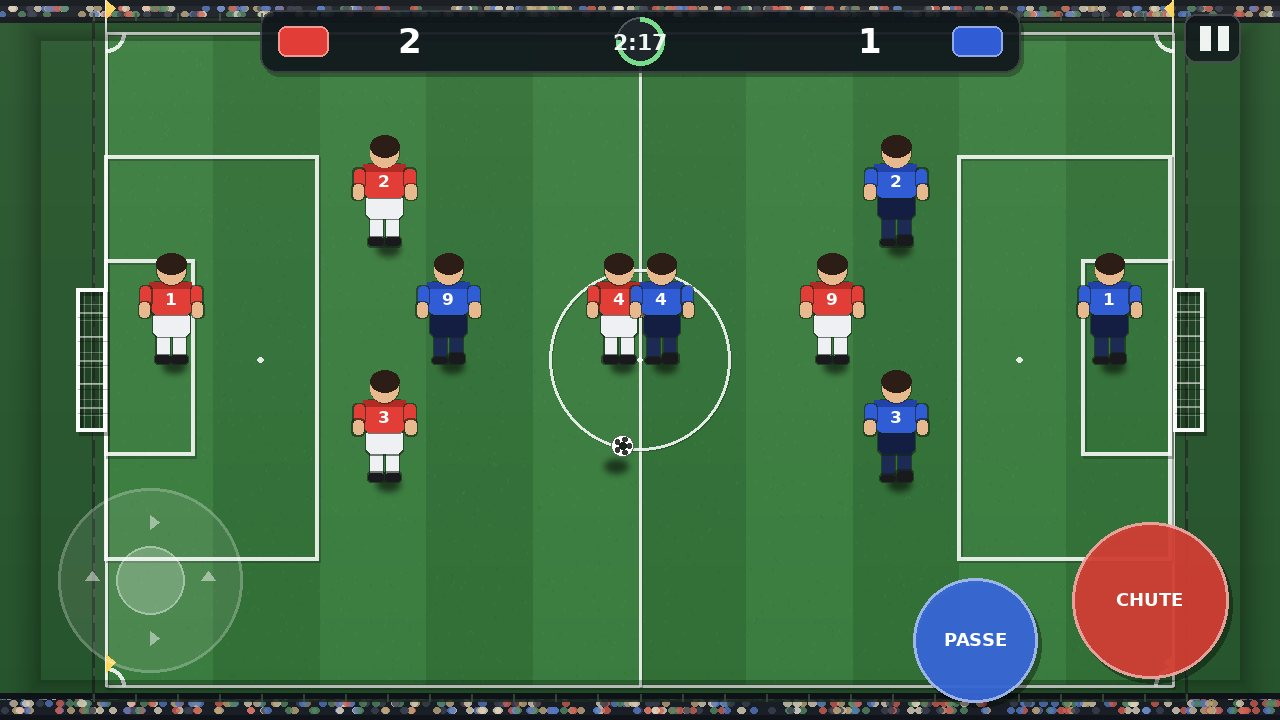

The script that saved this image:
#!/usr/bin/env python3
# -*- coding: utf-8 -*-
"""
Retrato do GoalBlade — desenha UM QUADRO do jogo para conferir o visual antes de portar
para o Godot. A geometria é a mesma que o jogo vai usar (campo 620x380, câmera de cima
mostrando o campo inteiro), então este arquivo funciona como "spec" do visual.

Uso: python3 retrato.py  ->  gera retrato.png
"""
import math, random
from PIL import Image, ImageDraw, ImageFilter, ImageFont

W, H = 1280, 720
FW, FH = 620.0, 380.0          # campo (unidades de jogo)
ZOOM = 1.72                    # câmera de cima: campo inteiro (gol na esquerda/direita)
S = ZOOM

def fs(x, y):
    return ((x - FW / 2.0) * ZOOM + W / 2.0, (y - FH / 2.0) * ZOOM + H / 2.0)

def rect(x, y, w, h):
    a = fs(x, y); b = fs(x + w, y + h)
    return [a[0], a[1], b[0], b[1]]

# ---------------------------------------------------------------- cores
GRAMA1 = (58, 124, 63)
GRAMA2 = (49, 111, 55)
GRAMA_BORDA = (34, 78, 39)
APRON = (26, 58, 31)
LINHA = (255, 255, 255, 220)
LINHA_SOMBRA = (18, 40, 22, 90)
CAMISA = [(226, 62, 55), (48, 92, 214)]
CAMISA_ESC = [(176, 42, 38), (34, 66, 168)]
CALCAO = [(238, 240, 244), (20, 30, 66)]
MEIA = [(238, 240, 244), (28, 42, 84)]
PELE = (232, 185, 142)
CABELO = (44, 30, 22)
BOTA = (26, 26, 30)

fonte_num = ImageFont.truetype("/usr/share/fonts/truetype/dejavu/DejaVuSans-Bold.ttf", int(9 * ZOOM * 1.85 * 0.62))
fonte_hud = ImageFont.truetype("/usr/share/fonts/truetype/dejavu/DejaVuSans-Bold.ttf", 34)
fonte_hud2 = ImageFont.truetype("/usr/share/fonts/truetype/dejavu/DejaVuSans-Bold.ttf", 22)
fonte_botao = ImageFont.truetype("/usr/share/fonts/truetype/dejavu/DejaVuSans-Bold.ttf", 18)

def rr(d, box, r, fill=None, outline=None, width=1):
    d.rounded_rectangle(box, radius=r, fill=fill, outline=outline, width=width)

# ---------------------------------------------------------------- campo
def desenhar_campo(img):
    d = ImageDraw.Draw(img, "RGBA")
    d.rectangle([0, 0, W, H], fill=(18, 34, 22))
    # entorno de grama (fora das linhas)
    d.rectangle(rect(-70, -60, FW + 140, FH + 120), fill=(38, 84, 44))
    # arquibancadas (topo e base): degraus escuros com torcida
    rnd = random.Random(11)
    for topo in (True, False):
        y0 = max(0.0, fs(0, -44)[1]) if topo else min(float(H), fs(0, FH + 4)[1])
        y1 = fs(0, -6)[1] if topo else min(float(H), fs(0, FH + 46)[1])
        d.rectangle([0, y0, W, y1], fill=(26, 30, 38))
        for linha in range(3):
            yy = y0 + (y1 - y0) * (linha + 0.5) / 4.0
            for _ in range(190):
                xx = rnd.uniform(0, W)
                cor = rnd.choice([(214, 96, 84), (86, 122, 198), (228, 216, 192), (86, 138, 100), (196, 172, 128), (60, 66, 82)])
                r = 3.6
                d.ellipse([xx - r, yy - r * 0.8, xx + r, yy + r * 0.8], fill=cor + (200,))
        d.rectangle([0, y0, W, y0 + 5], fill=(16, 20, 26))
        d.rectangle([0, y1 - 5, W, y1], fill=(16, 20, 26))
    # cerca em volta do campo
    for (a, b) in [((-8, -8), (FW + 8, -8)), ((-8, FH + 8), (FW + 8, FH + 8)),
                   ((-8, -8), (-8, FH + 8)), ((FW + 8, -8), (FW + 8, FH + 8))]:
        d.line([*fs(*a), *fs(*b)], fill=(30, 44, 34, 220), width=3)
    for k in range(0, 27):
        t = k / 26.0
        # postes da cerca (laterais e fundos), como marcas curtas
        for (px_, py_) in [(-8, -8 + t * (FH + 16)), (FW + 8, -8 + t * (FH + 16)),
                           (-8 + t * (FW + 16), -8), (-8 + t * (FW + 16), FH + 8)]:
            p2 = fs(px_, py_)
            d.line([p2[0], p2[1] - 6, p2[0], p2[1] + 1], fill=(58, 80, 62, 230), width=2)
    # grama com listras de corte
    faixa = FW / 10.0
    for i in range(10):
        cor = GRAMA2 if i % 2 else GRAMA1
        d.rectangle(rect(i * faixa, 0, faixa, FH), fill=cor)
    # textura (fios de grama) determinística
    rnd = random.Random(7)
    for _ in range(2600):
        x = rnd.uniform(0, FW); y = rnd.uniform(0, FH)
        px, py = fs(x, y)
        tom = (0, 0, 0, 16) if rnd.random() < 0.5 else (255, 255, 255, 12)
        d.line([px, py, px + rnd.choice([-1.4, 1.4]), py - 2.0], fill=tom, width=1)
    # sombra suave nas bordas do campo (profundidade)
    d.rectangle(rect(0, 0, FW, FH), outline=(0, 0, 0, 40), width=3)

    def linha(p1, p2, largura=2.0*S):
        d.line([fs(*p1)[0] + 1.2, fs(*p1)[1] + 1.2, fs(*p2)[0] + 1.2, fs(*p2)[1] + 1.2], fill=LINHA_SOMBRA, width=int(largura))
        d.line([*fs(*p1), *fs(*p2)], fill=LINHA, width=int(largura))

    def circulo(c, r, largura=2.0*S):
        b = rect(c[0]-r, c[1]-r, r*2, r*2)
        d.ellipse([b[0]+1.2, b[1]+1.2, b[2]+1.2, b[3]+1.2], outline=LINHA_SOMBRA, width=int(largura))
        d.ellipse([b[0], b[1], b[2], b[3]], outline=LINHA, width=int(largura))

    # contorno, meio, círculo e marca central
    linha((0, 0), (FW, 0)); linha((0, FH), (FW, FH))
    linha((0, 0), (0, FH)); linha((FW, 0), (FW, FH))
    linha((FW/2, 0), (FW/2, FH))
    circulo((FW/2, FH/2), FW*0.085)
    d.ellipse(rect(FW/2 - 1.4, FH/2 - 1.4, 2.8, 2.8), fill=LINHA)
    # áreas
    AW, AH = FW*0.20, FH*0.62
    SW, SH = AW*0.42, FH*0.30
    for lado in (0, 1):
        x0 = 0 if lado == 0 else FW - AW
        d.rectangle(rect(x0, FH/2 - AH/2, AW, AH), outline=LINHA_SOMBRA, width=int(2.6*S))
        d.rectangle(rect(x0 - 1.2, FH/2 - AH/2 - 1.2, AW, AH), outline=LINHA, width=int(2.6*S))
        x0s = 0 if lado == 0 else FW - SW
        d.rectangle(rect(x0s, FH/2 - SH/2, SW, SH), outline=LINHA_SOMBRA, width=int(2.6*S))
        d.rectangle(rect(x0s - 1.2, FH/2 - SH/2 - 1.2, SW, SH), outline=LINHA, width=int(2.6*S))
        marca = AW*0.72 if lado == 0 else FW - AW*0.72
        d.ellipse(rect(marca-1.6, FH/2-1.6, 3.2, 3.2), fill=LINHA)
    # arcos de canto
    rc = FW*0.018
    for (cx, cy), a0, a1 in [((0,0),0,90), ((FW,0),90,180), ((0,FH),270,360), ((FW,FH),180,270)]:
        px, py = fs(cx, cy)
        d.arc([px - rc*S, py - rc*S, px + rc*S, py + rc*S], a0, a1, fill=LINHA, width=int(2.4*S))
    return d

def desenhar_gols(d, sombras):
    gh = FH*0.22; depth = FW*0.028
    for lado in (0, 1):
        x = 0.0 if lado == 0 else FW
        sinal = -1 if lado == 0 else 1
        topo = FH/2 - gh/2
        # área do gol mais escura
        d.rectangle(rect(min(x, x+sinal*depth), topo, depth, gh), fill=(12, 30, 16, 110))
        # rede
        for i in range(1, 9):
            yy = topo + i*gh/9
            d.line([*fs(x, yy), *fs(x + sinal*depth, yy)], fill=(255,255,255,70), width=1)
        for j in range(1, 4):
            xx = x + sinal*depth*j/4
            d.line([*fs(xx, topo), *fs(xx, topo+gh)], fill=(255,255,255,70), width=1)
        # traves: moldura branca e grossa, com sombra projetada
        forma = rect(min(x, x+sinal*depth), topo, depth, gh)
        d.rectangle([forma[0]+3, forma[1]+4, forma[2]+3, forma[3]+4], outline=(0, 0, 0, 90), width=max(3, int(2.4*S)))
        d.rectangle(forma, outline=(250, 252, 250), width=max(3, int(2.4*S)))
        for i in range(1, 6):
            yy = topo + i*gh/6
            p1 = fs(x + sinal*depth, yy + 1.4); p2 = fs(x, yy + 1.4)
            d.line([p1[0]+2, p1[1]+3, p2[0]+2, p2[1]+3], fill=(0, 0, 0, 70), width=1)
            d.line([*fs(x + sinal*depth, yy), *fs(x, yy)], fill=(255, 255, 255, 120), width=2)

def desenhar_bandeirinhas(d, sombras):
    for (cx, cy) in [(0,0),(FW,0),(0,FH),(FW,FH)]:
        px, py = fs(cx, cy)
        alt = FH*0.05*S
        d.line([px, py, px, py-alt], fill=(240,240,240), width=2)
        lado = 1 if cx == 0 else -1
        d.polygon([(px, py-alt), (px + lado*9, py-alt*0.75), (px, py-alt*0.45)], fill=(255, 214, 92))
        sombras.append(("bandeira", (px, py)))

# ---------------------------------------------------------------- sombras
def desenhar_sombras(sombras):
    camada = Image.new("RGBA", (W, H), (0, 0, 0, 0))
    ds = ImageDraw.Draw(camada, "RGBA")
    for tipo, dados in sombras:
        if tipo == "jogador":
            px, py = dados
            ds.ellipse([px - 8, py - 2, px + 16, py + 12], fill=(0, 0, 0, 150))
        elif tipo == "bola":
            px, py = dados
            ds.ellipse([px - 4.5, py - 1.5, px + 6.5, py + 4.5], fill=(0, 0, 0, 110))
        elif tipo == "bandeira":
            px, py = dados
            ds.line([px, py, px + 8, py + 4], fill=(0, 0, 0, 90), width=3)
        elif tipo == "trave":
            x0, x1, topo, gh = dados
            a = fs(min(x0, x1), topo); b = fs(max(x0, x1), topo + gh)
            ds.rectangle([min(a[0], b[0]) + 3, a[1] + 4, max(a[0], b[0]) + 3, b[1] + 4],
                         outline=(0, 0, 0, 80), width=int(2*S))
    camada = camada.filter(ImageFilter.GaussianBlur(3.2))
    return camada

# ---------------------------------------------------------------- bonecos
PESSOA = 1.85                 # bonecos desenhados maiores que o real (leitura na tela)

def desenhar_jogador(d, time, numero, x, y, dirx, passo):
    """Boneco de pé, visto de cima: sombra, pernas, calção, camisa com número, braços, cabeça."""
    cam = CAMISA[time]; cam_esc = CAMISA_ESC[time]; cal = CALCAO[time]; meia = MEIA[time]
    px, py = fs(x, y)
    if dirx < 0:
        espelho = True
    else:
        espelho = False
    s = S * PESSOA

    def P(lx, ly):
        return (px + lx * s, py + ly * s)

    def corpo(box, raio, cor, contorno=True):
        bx = [P(box[0], box[1])[0], P(box[0], box[1])[1], P(box[2], box[3])[0], P(box[2], box[3])[1]]
        if contorno:
            rr(d, [bx[0]-1.3, bx[1]-1.3, bx[2]+1.3, bx[3]+1.3], int(max(1, raio*s)), fill=(20, 34, 22, 150))
        rr(d, bx, int(max(1, raio*s)), fill=cor + (255,))

    bal = passo * 1.6
    # pernas/socorros e chuteiras
    corpo((-4.4, -8.6 + bal, -0.7, -0.6), 1.4, meia)
    corpo((0.7, -8.6 - bal, 4.4, -0.6), 1.4, meia)
    corpo((-5.0, -1.6 + bal, -0.2, 0.9), 1.0, BOTA)
    corpo((0.2, -1.6 - bal, 5.0, 0.9), 1.0, BOTA)
    # calção
    corpo((-5.6, -15.2, 5.6, -7.6), 2.0, cal)
    # tronco (camisa) + gola
    corpo((-6.6, -24.4, 6.6, -14.4), 2.6, cam)
    d.rectangle([*P(-6.6, -24.4), *P(6.6, -22.4)], fill=cam_esc + (255,))
    # braços
    corpo((-9.6, -23.2, -6.4, -17.4), 1.4, cam)
    corpo((6.4, -23.2, 9.6, -17.4), 1.4, cam)
    corpo((-9.9, -18.2, -6.7, -13.6), 1.3, PELE)
    corpo((6.7, -18.2, 9.9, -13.6), 1.3, PELE)
    # número
    nx, ny = P(0, -19.2)
    d.text((nx, ny), str(numero), font=fonte_num, fill=(255, 255, 255, 235), anchor="mm")
    # cabeça e cabelo
    cxa, cya = P(0.2, -28.0)
    d.ellipse([cxa - 4.6*s, cya - 4.6*s, cxa + 4.6*s, cya + 4.6*s], fill=(20, 34, 22, 150))
    d.ellipse([cxa - 4.4*s, cya - 4.4*s, cxa + 4.4*s, cya + 4.4*s], fill=PELE + (255,))
    d.ellipse([cxa - 4.6*s, cya - 5.6*s, cxa + 4.6*s, cya + 1.2*s], fill=CABELO + (255,))
    # braço/corpo indicando a direção (leve inclinação para o lado que corre)
    return

# ---------------------------------------------------------------- bola
def desenhar_bola(d, x, y):
    px, py = fs(x, y)
    r = 3.4 * S * PESSOA
    d.ellipse([px-r, py-r, px+r, py+r], fill=(255, 255, 255, 255), outline=(30, 40, 30, 180), width=1)
    d.ellipse([px-r*0.35, py-r*0.35, px+r*0.35, py+r*0.35], fill=(28, 34, 28, 255))
    for i in range(5):
        a = i * 2*math.pi/5
        cx, cy = px + math.cos(a)*r*0.62, py + math.sin(a)*r*0.62
        d.ellipse([cx-r*0.20, cy-r*0.20, cx+r*0.20, cy+r*0.20], fill=(28, 34, 28, 230))

# ---------------------------------------------------------------- HUD
def desenhar_hud(img, pts=(2, 1), relogio=137):
    d = ImageDraw.Draw(img, "RGBA")
    largura, altura = 760, 62
    x0, y0 = (W - largura)//2, 10
    rr(d, [x0+3, y0+4, x0+largura+3, y0+altura+4], 16, fill=(0, 0, 0, 70))
    rr(d, [x0, y0, x0+largura, y0+altura], 16, fill=(16, 22, 28, 225), outline=(255, 255, 255, 40), width=2)
    # times (chips) + números + relógio
    rr(d, [x0+18, y0+16, x0+68, y0+46], 8, fill=CAMISA[0] + (255,), outline=(255,255,255,120), width=2)
    rr(d, [x0+largura-68, y0+16, x0+largura-18, y0+46], 8, fill=CAMISA[1] + (255,), outline=(255,255,255,120), width=2)
    d.text((x0+150, y0+altura//2), str(pts[0]), font=fonte_hud, fill=(255, 255, 255), anchor="mm")
    # relógio: anel que esvazia + tempo em números
    d.text((x0+largura-150, y0+altura//2), str(pts[1]), font=fonte_hud, fill=(255, 255, 255), anchor="mm")
    cx, cy = x0+largura//2, y0+altura//2
    d.ellipse([cx-24, cy-24, cx+24, cy+24], fill=(30, 38, 44), outline=(255, 255, 255, 60), width=2)
    d.arc([cx-24, cy-24, cx+24, cy+24], -90, -90 + 360 * (relogio / 180.0), fill=(120, 220, 140), width=5)
    m, sg = divmod(relogio, 60)
    d.text((cx, cy+1), "%d:%02d" % (m, sg), font=fonte_hud2, fill=(240, 246, 240), anchor="mm")
    # pausa (alto à direita)
    rr(d, [W-96, 14, W-40, 62], 12, fill=(16, 22, 28, 210), outline=(255,255,255,50), width=2)
    d.rectangle([W-80, 26, W-70, 50], fill=(240, 244, 240)); d.rectangle([W-62, 26, W-52, 50], fill=(240, 244, 240))
    return d

def desenhar_controles(img):
    d = ImageDraw.Draw(img, "RGBA")
    # direcional (esquerda)
    cx, cy, r = 150, 580, 92
    d.ellipse([cx-r, cy-r, cx+r, cy+r], fill=(255, 255, 255, 22), outline=(255, 255, 255, 55), width=3)
    d.ellipse([cx-34, cy-34, cx+34, cy+34], fill=(255, 255, 255, 55), outline=(255, 255, 255, 90), width=2)
    for dx, dy in [(-58, 0), (58, 0), (0, -58), (0, 58)]:
        d.polygon([(cx+dx-7, cy+dy), (cx+dx+7, cy+dy), (cx+dx, cy+dy-9 if dy == 0 else cy+dy+9)] if dy == 0 else
                  [(cx+dx, cy+dy-7), (cx+dx, cy+dy+7), (cx+dx+9, cy+dy)] if dx == 0 else [], fill=(255, 255, 255, 120))
    # CHUTE (vermelho grande) e PASSE (azul)
    for (bx, by, raio, cor, texto) in [(1150, 600, 78, (214, 62, 52), "CHUTE"), (975, 640, 62, (56, 104, 220), "PASSE")]:
        d.ellipse([bx-raio+4, by-raio+5, bx+raio+4, by+raio+5], fill=(0, 0, 0, 90))
        d.ellipse([bx-raio, by-raio, bx+raio, by+raio], fill=cor + (235,), outline=(255, 255, 255, 130), width=3)
        d.text((bx, by), texto, font=fonte_botao, fill=(255, 255, 255), anchor="mm")
    return d

# ---------------------------------------------------------------- montagem
def retrato():
    img = Image.new("RGB", (W, H), APRON)
    d = desenhar_campo(img)
    sombras = []
    desenhar_gols(d, sombras)
    desenhar_bandeirinhas(d, sombras)

    # formação 2-1-1 dos dois times (mesma do jogo)
    form = [(0.06, 0.50, 1), (0.26, 0.32, 2), (0.26, 0.68, 3), (0.48, 0.50, 4), (0.68, 0.50, 9)]
    jogadores = []
    for i, (fx, fy, num) in enumerate(form):
        jogadores.append((0, num, fx*FW, fy*FH, 1, 0.0))
    for i, (fx, fy, num) in enumerate(form):
        jogadores.append((1, num, FW - fx*FW, fy*FH, -1, 0.4))
    for (t, num, x, y, dirx, passo) in jogadores:
        sombras.append(("jogador", fs(x, y + 1.0)))
    bx, by = 300.0, 240.0     # bola perto do nosso meia
    sombras.append(("bola", fs(bx + 1.5, by + 2.0)))
    sombras.append(("jogador", fs(bx - 6, by + 9)))

    img = Image.alpha_composite(img.convert("RGBA"), desenhar_sombras(sombras)).convert("RGB")
    # luz vinda de cima + vinheta nas bordas (dá volume e tira o "chapado")
    luz = Image.new("RGBA", (W, H), (0, 0, 0, 0))
    dl = ImageDraw.Draw(luz, "RGBA")
    for i in range(H):
        a = int(14 * (1 - i / H))
        dl.line([0, i, W, i], fill=(255, 250, 220, a))
    vin = Image.new("RGBA", (W, H), (0, 0, 0, 0))
    dv = ImageDraw.Draw(vin, "RGBA")
    dv.rectangle([0, 0, W, H], outline=(0, 0, 0, 0), width=0)
    for k in range(40):
        dv.rectangle([k, k, W - k, H - k], outline=(0, 0, 0, int(70 * (k / 40.0) ** 2)), width=2)
    img = Image.alpha_composite(img.convert("RGBA"), luz)
    img = Image.alpha_composite(img, vin).convert("RGB")
    d = ImageDraw.Draw(img, "RGBA")
    for (t, num, x, y, dirx, passo) in jogadores:
        desenhar_jogador(d, t, num, x, y, dirx, passo)
    desenhar_bola(d, bx, by)
    desenhar_hud(img)
    desenhar_controles(img)
    img.save("retrato.png")
    print("retrato.png salvo", img.size)

if __name__ == "__main__":
    retrato()
